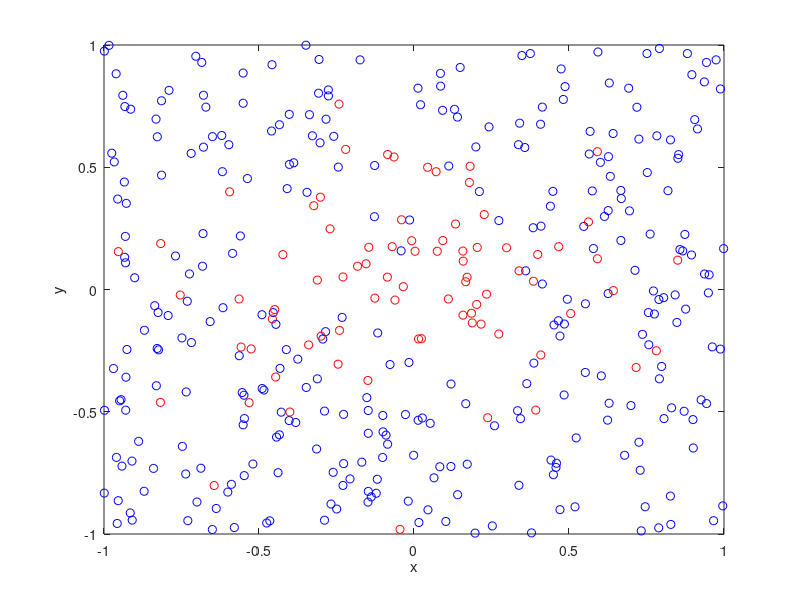

Source code (MATLAB):
%Simulate a Poisson point process on a rectangle.
%Then thin the Poisson point process according to a (spatially *dependent*) 
%p-thinning 
%Author: H. Paul Keeler, 2019.

close all;

%Simulation window parameters
xMin=-1;xMax=1;
yMin=-1;yMax=1;
xDelta=xMax-xMin;yDelta=yMax-yMin; %rectangle dimensions
areaTotal=xDelta*yDelta; %area of rectangle
 
%Point process parameters
lambda=100; %intensity (ie mean density) of the Poisson process

%Thinning probability parameters
sigma=0.5; %scale parameter for thinning probability function
%define thinning probability function
fun_p=@(s,x,y)(exp(-(x.^2+y.^2)/s^2)); 

%Simulate Poisson point process
numbPoints=poissrnd(areaTotal*lambda);%Poisson number of points
xx=xDelta*(rand(numbPoints,1))+xMin;%x coordinates of Poisson points
yy=xDelta*(rand(numbPoints,1))+yMin;%y coordinates of Poisson points

%calculate spatially-dependent thinning probabilities
p=fun_p(sigma,xx,yy); 

%Generate Bernoulli variables (ie coin flips) for thinning
booleThinned=rand(numbPoints,1)<p; %points to be thinned
booleRetained=~booleThinned; %points to be retained

%x/y locations of thinned points
xxThinned=xx(booleThinned); yyThinned=yy(booleThinned);
%x/y locations of retained points
xxRetained=xx(booleRetained); yyRetained=yy(booleRetained);

%Plotting
plot(xxRetained,yyRetained,'bo'); %plot retained points
hold on; plot(xxThinned,yyThinned,'ro'); %plot thinned points
xlabel('x');ylabel('y');
